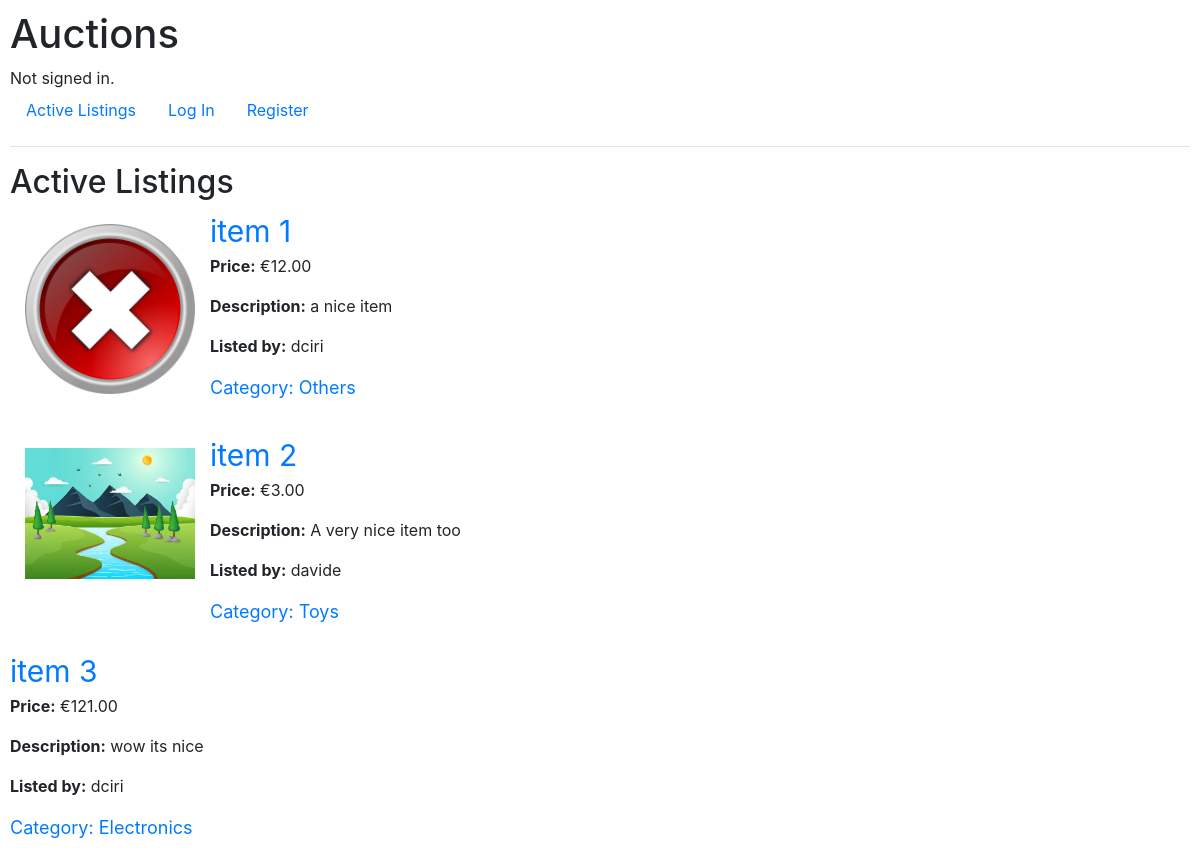
Before: / with the older database file.
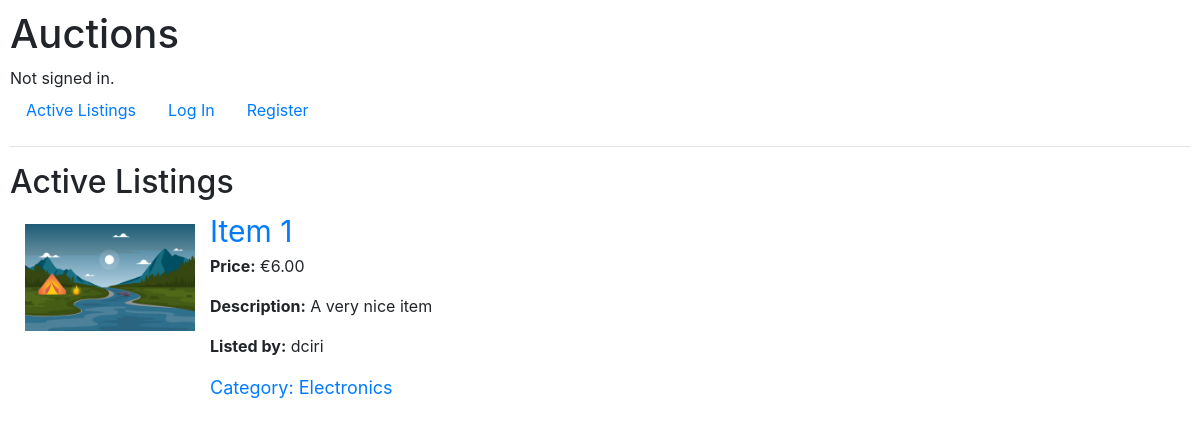
After: the same page with the newer database file.
### auctions/models.py (models this page shows)
class Listing(models.Model):
    title = models.CharField(max_length = 64)
    description = models.CharField(max_length = 256)
    bid = models.DecimalField(max_digits=10, decimal_places=2, null=True, blank=True)
    image = models.ImageField(upload_to='listing_images/', blank=True, null=True)
    owner = models.ForeignKey(User, on_delete=models.CASCADE, related_name="listings", null=True, blank=True)
    category = models.CharField(max_length = 64)
    active = models.BooleanField(default=True)

class User(AbstractUser):
     watchlist = models.ManyToManyField('Listing', blank=True, related_name='watchers')

### auctions/views.py (the view)
# urls.py: path("", views.index, name="index"),
def index(request):
    listings = Listing.objects.all()
    return render(request, "auctions/index.html", {
                "listings": listings
            })

### auctions/templates/auctions/index.html (shortened to what this page needs)
{% extends "auctions/layout.html" %}
{% block body %}
    <h2>Active Listings</h2>
    <div>
    {% if listings %}
        {% for listing in listings %}
        <div class="d-flex mb-4 align-items-start">
        {% if listing.image %}
            <img src="{{ listing.image.url }}" alt="Index image" style="max-width:200px; height:auto; padding: 15px">
        {% endif %}
            <div class="d-flex flex-column">
            <a style="font-size:30px" href="{% url 'listing_detail' listing.id %}">{{ listing.title }}</a>
            <p><strong>Price:</strong> €{{ listing.bid | floatformat:2 }}</p>
            {% if listing.category %}
                <p><strong>Description:</strong> {{ listing.description }}</p>
            {% endif %}
            <p><strong>Listed by:</strong> {{ listing.owner }}</p>
            {% if listing.category %}
            <a style="font-size:18px" href="{% url 'category_details' listing.category  %}">Category: {{ listing.category }}</a>
            {% endif %}
        </div>
        </div>
    {% endfor %}
    {% else %}
        <p>No listing yet</p>
    {% endif %}
    </div>
{% endblock %}

### auctions/templates/auctions/layout.html (shortened to what this page needs)
{% load static %}
<!DOCTYPE html>
<html lang="en">
    <head>
        <link rel="stylesheet" href="https://stackpath.bootstrapcdn.com/bootstrap/4.4.1/css/bootstrap.min.css">
        <link href="{% static 'auctions/styles.css' %}" rel="stylesheet">
    </head>
    <body>
        <h1>Auctions</h1>
        <div>
            {% if user.is_authenticated %}
                Signed in as <strong>{{ user.username }}</strong>.
            {% else %}
                Not signed in.
            {% endif %}
        </div>
        <ul class="nav">
            <li class="nav-item">
                <a class="nav-link" href="{% url 'index' %}">Active Listings</a>
            </li>
            {% if user.is_authenticated %}
                <li class="nav-item">
                    <a class="nav-link" href="{% url 'categories' %}">Categories</a>
                </li>
                <li class="nav-item">
                    <a class="nav-link" href="{% url 'new_listing' %}">New Listing</a>
                </li>
                <li class="nav-item">
                    <a class="nav-link" href="{% url 'watchlist' %}">Watchlist</a>
                </li>
                <li class="nav-item">
                    <a class="nav-link" href="{% url 'logout' %}">Log Out</a>
                </li>
            {% else %}
                <li class="nav-item">
                    <a class="nav-link" href="{% url 'login' %}">Log In</a>
                </li>
                <li class="nav-item">
                    <a class="nav-link" href="{% url 'register' %}">Register</a>
                </li>
            {% endif %}
        </ul>
        <hr>
        {% block body %}
        {% endblock %}
    </body>
</html>

### auctions/static/auctions/styles.css (style rules this page uses)
body { padding: 10px; }

Changed rows visible on the page:
removed Listing: image (picture), title "item 1", bid "12.00", description "a nice item", owner "dciri", category "Others"
removed Listing: image (picture), title "item 2", bid "3.00", description "A very nice item too", owner "davide", category "Toys"
removed Listing: title "item 3", bid "121.00", description "wow its nice", owner "dciri", category "Electronics"
added Listing: image (picture), title "Item 1", bid "6.00", description "A very nice item", owner "dciri", category "Electronics"
